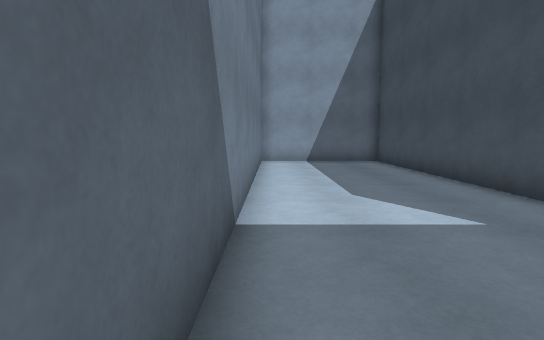
[1] (above)

18 first-person views from a walk through a Unity game level. The camera is 1.2 m above the floor, tilts 6° down and sees 80° across. Doors are open. The floor is counted in squares, 1 m on a side. Each view is taken from the middle of a square. On the plan, view 1 faces up. The plan holds only what a view shows up to about 14 squares ahead; the rest is blank. The place goes on beyond the plan. The player is left out.

[2]
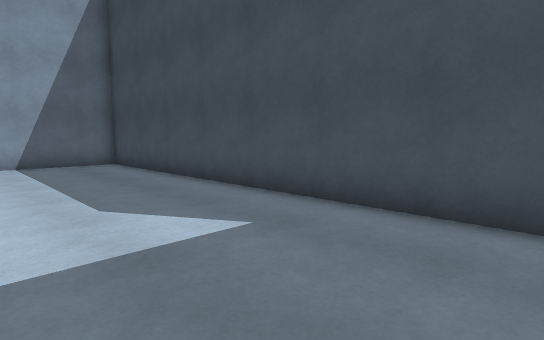

[3]
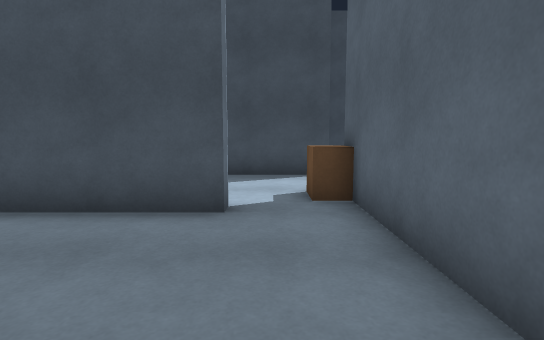

[4]
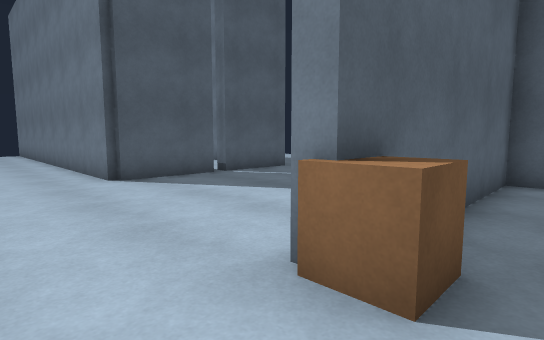

[5]
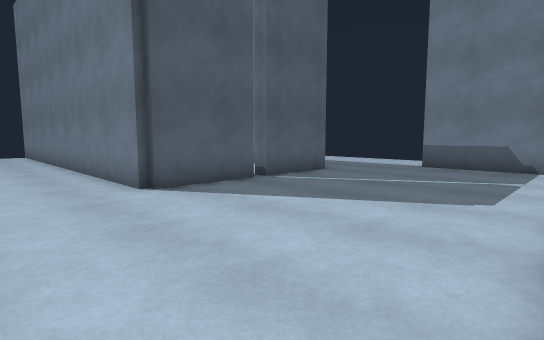

[6]
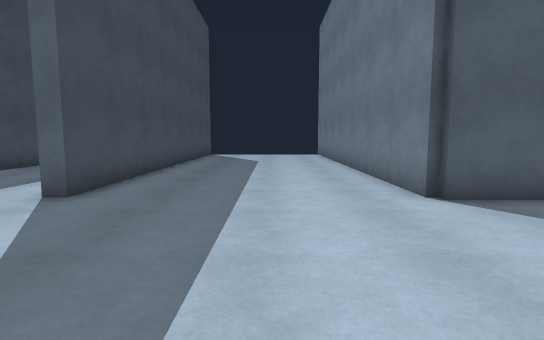

[7]
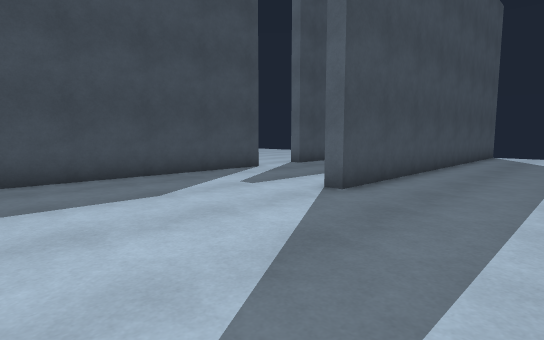

[8]
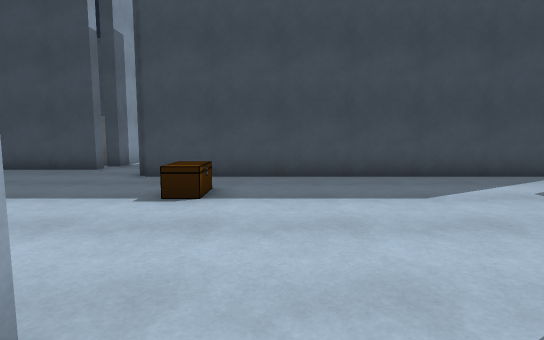

[9]
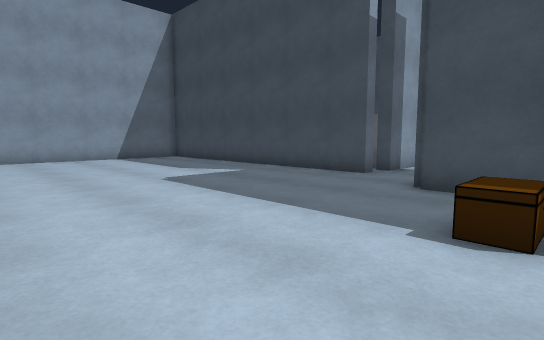

[10]
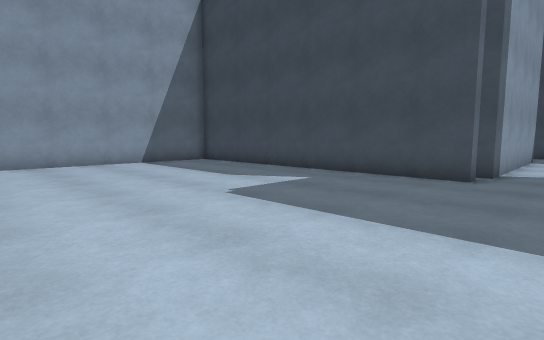

[11]
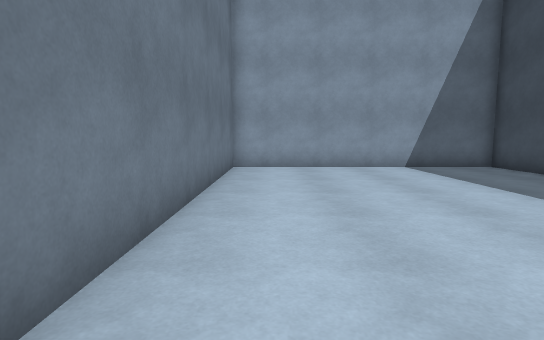

[12]
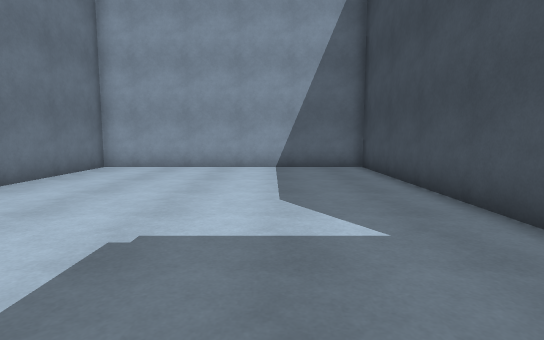

[13]
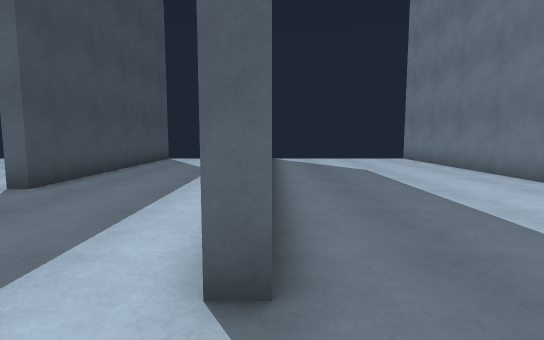

[14]
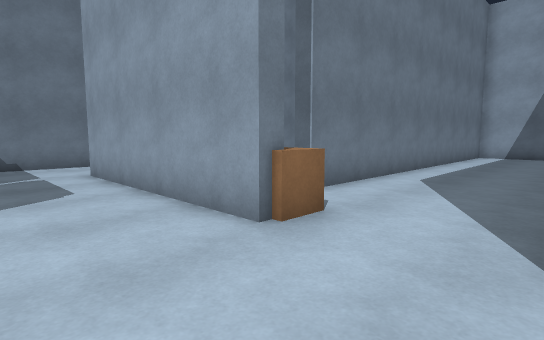

[15]
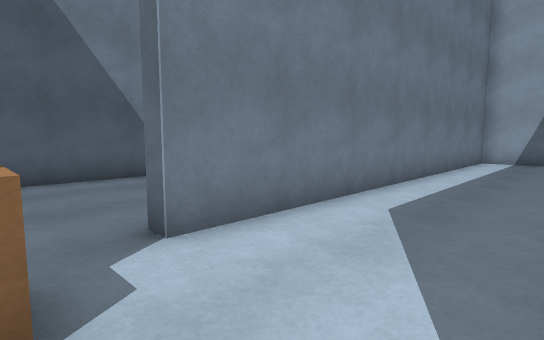

[16]
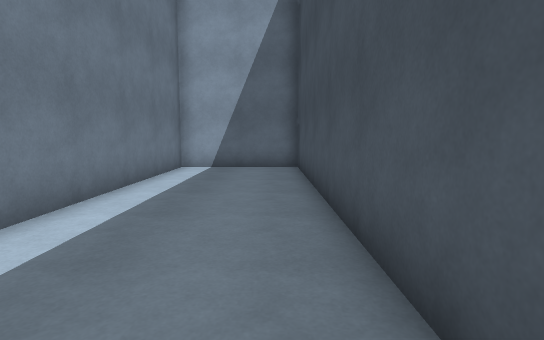

[17]
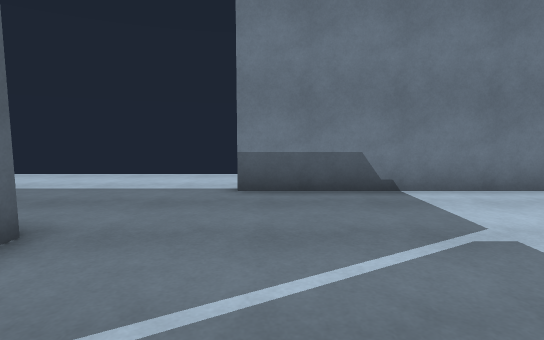

[18]
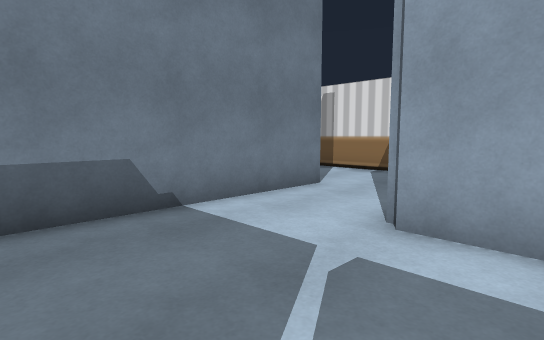

### Floor plan
Points are (right, up) in squares from view 1. A wall is a line through its corners. A room is listed if a view was taken in it or the views show most of it. See-through windows are left out.
Room 1 (views 1, 2, 3)
walls: (-0.5, 9.2) (-0.5, -1.5) (5.6, -1.5); (5.5, 0.8) (5, 0.8) (5, 15.5) (1.2, 15.5); (-0.5, 13.9) (-0.5, 10.9)
ways out: opening at (5, -0.5) to room 2
Room 2 (views 4, 5, 6, 7, 8, 9, 10, 11, 12, 13, 14, 15, 16, 17, 18)
walls: (6.6, -2) (-0.8, -2); (10, -1.9) (10, 1.4); (5.6, -1.5) (6.6, -1.5); (10, 4) (10, 15.5) (5.5, 15.5) (5.5, 0.8); (2.6, -9) (6, -9) (6, -19.5); (-0.9, -9) (2.2, -9); (-4, 0.9) (-4, -6.8); (-4.4, 4.5) (-6.8, 4.5); (21.1, 3.2) (20.5, 3.2) (20.5, 15.5) (10.5, 15.5) (10.5, 4.6); (18.5, -11.8) (18.5, 0.8); (23.5, 3) (21.8, 3) (21.8, 3.5); (13, -19) (13, -9.2) (13.5, -9.2); (18.5, -19.5) (18.5, -14.2) (19, -14.2)
ways out: opening at (5, -0.5) to room 1; opening at (19, -13); opening at (23, 2)
objects: other object (6, -2) to (7, -1); other object (15, -2) to (16, -1)

Positions as (right, up) in squares from view 1, and headings:
1: (0, 0), facing up
2: (0, 1), facing up-right
3: (0, 0), facing right
4: (9, 0), facing down-left
5: (9, -2), facing down-left
6: (9, -3), facing down
7: (9, -3), facing down-right
8: (9, -3), facing right
9: (11, -2), facing up-right
10: (11, 1), facing up-right
11: (12, 3), facing up
12: (17, 3), facing up
13: (13, -7), facing down
14: (10, -5), facing up-left
15: (9, -1), facing up-left
16: (9, 3), facing up
17: (3, -6), facing left
18: (1, -6), facing up-left
